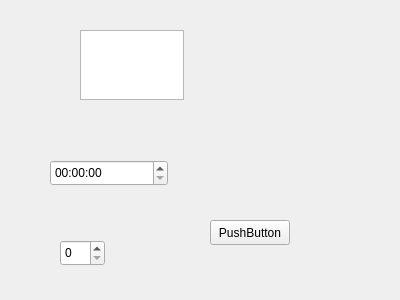
<?xml version="1.0" encoding="UTF-8"?>
<ui version="4.0">
 <class>Form</class>
 <widget class="QWidget" name="Form">
  <property name="geometry">
   <rect>
    <x>0</x>
    <y>0</y>
    <width>400</width>
    <height>300</height>
   </rect>
  </property>
  <property name="windowTitle">
   <string>Form</string>
  </property>
  <widget class="QPushButton" name="pushButton">
   <property name="geometry">
    <rect>
     <x>210</x>
     <y>220</y>
     <width>80</width>
     <height>25</height>
    </rect>
   </property>
   <property name="text">
    <string>PushButton</string>
   </property>
  </widget>
  <widget class="QTextEdit" name="textEdit">
   <property name="geometry">
    <rect>
     <x>80</x>
     <y>30</y>
     <width>104</width>
     <height>70</height>
    </rect>
   </property>
  </widget>
  <widget class="QTimeEdit" name="timeEdit">
   <property name="geometry">
    <rect>
     <x>50</x>
     <y>160</y>
     <width>118</width>
     <height>26</height>
    </rect>
   </property>
  </widget>
  <widget class="QSpinBox" name="spinBox">
   <property name="geometry">
    <rect>
     <x>60</x>
     <y>240</y>
     <width>45</width>
     <height>26</height>
    </rect>
   </property>
  </widget>
 </widget>
 <resources/>
 <connections/>
</ui>
